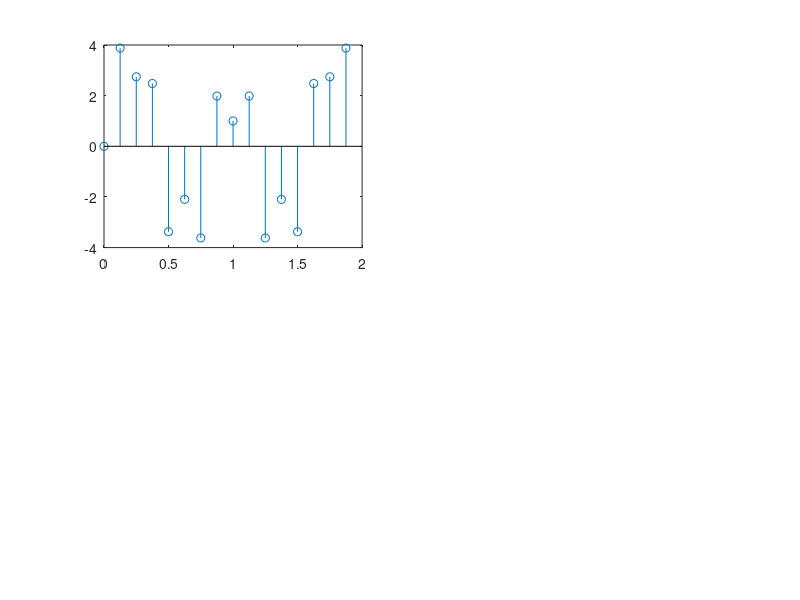

Reproduce this figure in MATLAB. (Note: this script raises an error after producing the figure.)
function fourier_spectrum
X=[5,32,38,-33,-19,-10,1,-8,-20,10,-1,4,11,-1,-7,-2];
T=0.5*((1:16)-1);
FRQ=0.125*((1:16)-1);
XF=ifft(X,16);
% XF=XF';
subplot(2,2,1);
stem(FRQ,XF);
subplot(2,2,e2);
stem(FRQ,abs(XF));
subplot(2,2,3);
stem(FRQ,XF');
subplot(2,2,4);
stem(FRQ,abs(XF)');
% subplot(2,1,1);
% plot(T,X);
% xlabel('Time sec');
% ylabel('x(t)');
% title('Time history');
% subplot(2,1,2);
% stem(FRQ,abs(XF));
% %bar(abs(XF));
% xlabel('Frequency Hz');
% ylabel('abs(c_n)');
% title('Fourie Spectrume');
end
